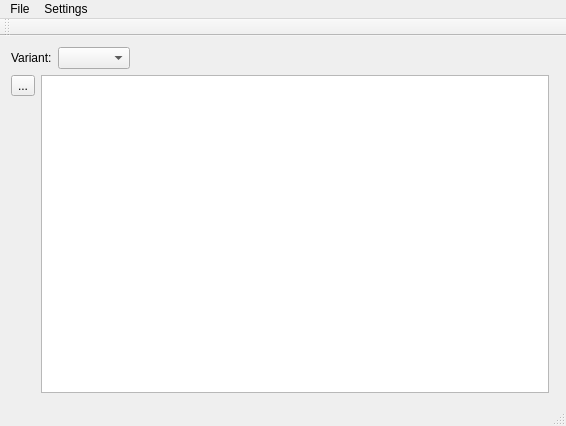
<?xml version="1.0" encoding="UTF-8"?>
<ui version="4.0">
 <class>MainWindow</class>
 <widget class="QMainWindow" name="MainWindow">
  <property name="geometry">
   <rect>
    <x>0</x>
    <y>0</y>
    <width>566</width>
    <height>426</height>
   </rect>
  </property>
  <property name="windowTitle">
   <string>MainWindow</string>
  </property>
  <widget class="QWidget" name="centralWidget">
   <layout class="QGridLayout" name="gridLayout">
    <item row="0" column="0" colspan="3">
     <layout class="QHBoxLayout" name="horizontalLayout">
      <item>
       <widget class="QLabel" name="label">
        <property name="text">
         <string>Variant:</string>
        </property>
       </widget>
      </item>
      <item>
       <widget class="QComboBox" name="comboBoxVariants"/>
      </item>
      <item>
       <spacer name="horizontalSpacer">
        <property name="orientation">
         <enum>Qt::Horizontal</enum>
        </property>
        <property name="sizeHint" stdset="0">
         <size>
          <width>40</width>
          <height>20</height>
         </size>
        </property>
       </spacer>
      </item>
     </layout>
    </item>
    <item row="1" column="0">
     <layout class="QVBoxLayout" name="verticalLayout">
      <item>
       <widget class="QToolButton" name="toolButton">
        <property name="text">
         <string>...</string>
        </property>
       </widget>
      </item>
      <item>
       <spacer name="verticalSpacer">
        <property name="orientation">
         <enum>Qt::Vertical</enum>
        </property>
        <property name="sizeHint" stdset="0">
         <size>
          <width>20</width>
          <height>40</height>
         </size>
        </property>
       </spacer>
      </item>
     </layout>
    </item>
    <item row="1" column="1">
     <widget class="ZoomableGraphicsView" name="graphicsView">
      <property name="mouseTracking">
       <bool>true</bool>
      </property>
      <property name="autoFillBackground">
       <bool>true</bool>
      </property>
      <property name="backgroundBrush">
       <brush brushstyle="SolidPattern">
        <color alpha="0">
         <red>49</red>
         <green>208</green>
         <blue>124</blue>
        </color>
       </brush>
      </property>
     </widget>
    </item>
   </layout>
  </widget>
  <widget class="QMenuBar" name="menuBar">
   <property name="geometry">
    <rect>
     <x>0</x>
     <y>0</y>
     <width>566</width>
     <height>20</height>
    </rect>
   </property>
   <widget class="QMenu" name="menuFile">
    <property name="title">
     <string>File</string>
    </property>
    <addaction name="actionOpen"/>
   </widget>
   <widget class="QMenu" name="menuSettings">
    <property name="title">
     <string>Settings</string>
    </property>
    <addaction name="actionPalette"/>
   </widget>
   <addaction name="menuFile"/>
   <addaction name="menuSettings"/>
  </widget>
  <widget class="QToolBar" name="mainToolBar">
   <attribute name="toolBarArea">
    <enum>TopToolBarArea</enum>
   </attribute>
   <attribute name="toolBarBreak">
    <bool>false</bool>
   </attribute>
  </widget>
  <widget class="QStatusBar" name="statusBar"/>
  <action name="actionOpen">
   <property name="text">
    <string>Open</string>
   </property>
   <property name="shortcut">
    <string>Ctrl+O</string>
   </property>
  </action>
  <action name="actionPalette">
   <property name="text">
    <string>Palette</string>
   </property>
  </action>
 </widget>
 <layoutdefault spacing="6" margin="11"/>
 <customwidgets>
  <customwidget>
   <class>ZoomableGraphicsView</class>
   <extends>QGraphicsView</extends>
   <header>zoomablegraphicsview.h</header>
  </customwidget>
 </customwidgets>
 <resources/>
 <connections/>
</ui>
